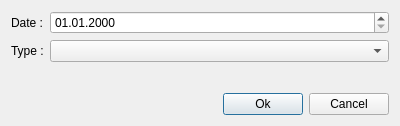
<?xml version="1.0" encoding="UTF-8"?>
<ui version="4.0">
 <class>MEditCalendarLine</class>
 <widget class="QDialog" name="MEditCalendarLine">
  <property name="geometry">
   <rect>
    <x>0</x>
    <y>0</y>
    <width>400</width>
    <height>126</height>
   </rect>
  </property>
  <property name="windowTitle">
   <string>Dialog</string>
  </property>
  <layout class="QVBoxLayout" name="verticalLayout">
   <item>
    <layout class="QFormLayout" name="formLayout">
     <item row="0" column="0">
      <widget class="QLabel" name="label">
       <property name="text">
        <string>Date :</string>
       </property>
      </widget>
     </item>
     <item row="0" column="1">
      <widget class="QDateEdit" name="calendarDetailDate">
       <property name="displayFormat">
        <string>dd.MM.yyyy</string>
       </property>
      </widget>
     </item>
     <item row="1" column="0">
      <widget class="QLabel" name="label_2">
       <property name="text">
        <string>Type :</string>
       </property>
      </widget>
     </item>
     <item row="1" column="1">
      <widget class="QComboBox" name="calendarDetailType">
       <property name="sizePolicy">
        <sizepolicy hsizetype="Expanding" vsizetype="Fixed">
         <horstretch>0</horstretch>
         <verstretch>0</verstretch>
        </sizepolicy>
       </property>
      </widget>
     </item>
    </layout>
   </item>
   <item>
    <layout class="QHBoxLayout" name="horizontalLayout">
     <item>
      <spacer name="horizontalSpacer">
       <property name="orientation">
        <enum>Qt::Horizontal</enum>
       </property>
       <property name="sizeHint" stdset="0">
        <size>
         <width>40</width>
         <height>20</height>
        </size>
       </property>
      </spacer>
     </item>
     <item>
      <widget class="QPushButton" name="okButton">
       <property name="text">
        <string>Ok</string>
       </property>
      </widget>
     </item>
     <item>
      <widget class="QPushButton" name="cancelButton">
       <property name="text">
        <string>Cancel</string>
       </property>
      </widget>
     </item>
    </layout>
   </item>
  </layout>
 </widget>
 <resources/>
 <connections/>
</ui>
